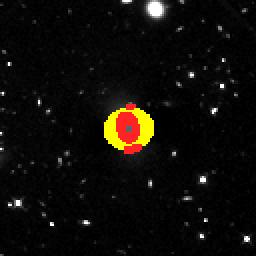
#> input picture examples/J1023p4230_00_real_detection.png, 128 x 128 px (shown 2 times larger)
$ python -i reconstruction.py   (imports and definitions only)
#> lines starting #> are read from the running program, lines starting #| are printed output that depends on the picture
from __future__ import annotations

import numpy as np
from scipy import ndimage
from scipy.interpolate import griddata
from scipy.optimize import least_squares
from scipy import sparse
from scipy.sparse import linalg as sparse_linalg
from scipy.spatial import cKDTree

from lensing_pipeline.detection import box_blur


# Evaluate a smooth Sersic-like galaxy profile at source-plane coordinates.
# [298 lines left out: functions sersic_source_intensity, render_sersic_source_grid, bilinear_deposit, clean_deposited_source, interpolate_source_grid, build_bilinear_lensing_matrix and 2 more, not called in this run]


# Crop and re-render a pixelized source around its active region for review.
def enhance_pixelized_source_display(
    source: np.ndarray,
    output_size: int | None = None,
    threshold_fraction: float = 0.12,
    padding_fraction: float = 0.35,
    gamma: float = 0.8,
) -> tuple[np.ndarray, dict[str, float | str]]:
    source = np.clip(np.asarray(source, dtype=float), 0.0, 1.0)
    if output_size is None:
        output_size = int(source.shape[0])
    if not np.any(source > 0):
        return np.zeros((output_size, output_size), dtype=float), {
            "source_display_enhanced": 0.0,
            "source_display_crop_size": "",
        }

    positive = source[source > 0]
    if len(positive):
        background = float(np.percentile(positive, 45.0))
        source = np.clip(source - background, 0.0, None)
    source = ndimage.median_filter(source, size=3)
    source = ndimage.gaussian_filter(source, sigma=0.55)
    if np.any(source > 0):
        scale = float(np.percentile(source[source > 0], 99.0))
        if scale > 0:
            source = np.clip(source / scale, 0.0, 1.0)

    peak = float(source.max())
    active = source > max(threshold_fraction * peak, 1e-8)
    labels, component_count = ndimage.label(active)
    if component_count > 0:
        component_scores: list[tuple[float, int]] = []
        for label in range(1, component_count + 1):
            component = labels == label
            if int(component.sum()) >= 5:
                component_scores.append((float(source[component].sum()), label))
        component_scores.sort(reverse=True)
        kept = np.zeros_like(active)
        for _, label in component_scores[:8]:
            kept |= labels == label
        if np.any(kept):
            active = ndimage.binary_dilation(kept, iterations=2)
            source = np.where(active, source, 0.0)
    if np.count_nonzero(active) < 8:
        active = source > 0
    yy, xx = np.nonzero(active)
    y0 = int(max(0, yy.min()))
    y1 = int(min(source.shape[0] - 1, yy.max()))
    x0 = int(max(0, xx.min()))
    x1 = int(min(source.shape[1] - 1, xx.max()))
    span = max(y1 - y0 + 1, x1 - x0 + 1, 8)
    padding = int(np.ceil(span * padding_fraction))
    cy = int(round((y0 + y1) / 2))
    cx = int(round((x0 + x1) / 2))
    half = int(np.ceil(span / 2 + padding))
    y0 = max(0, cy - half)
    y1 = min(source.shape[0], cy + half + 1)
    x0 = max(0, cx - half)
    x1 = min(source.shape[1], cx + half + 1)
    crop = source[y0:y1, x0:x1]
    if crop.size == 0:
        crop = source

    zoom_y = output_size / crop.shape[0]
    zoom_x = output_size / crop.shape[1]
    rendered = ndimage.zoom(crop, (zoom_y, zoom_x), order=3)
    rendered = rendered[:output_size, :output_size]
    if rendered.shape != (output_size, output_size):
        padded = np.zeros((output_size, output_size), dtype=float)
        padded[: rendered.shape[0], : rendered.shape[1]] = rendered
        rendered = padded
    rendered = ndimage.gaussian_filter(rendered, sigma=0.35)
    if np.any(rendered > 0):
        scale = float(np.percentile(rendered[rendered > 0], 99.3))
        if scale > 0:
            rendered = rendered / scale
    if gamma > 0:
        rendered = np.power(np.clip(rendered, 0.0, 1.0), gamma)
    return np.clip(rendered, 0.0, 1.0), {
        "source_display_enhanced": 1.0,
        "source_display_crop_size": float(max(crop.shape)),
    }


# Regularise a sparse ray-traced source map into a smoother visual estimate.
# [903 lines left out: functions regularize_sparse_source, fit_smooth_galaxy_source, simple_source_reconstruction, estimate_lens_centre, reconstruct_source_with_estimated_sis, reconstruct_source_with_catalog_sie and 7 more, not called in this run]

>>> import cv2
>>> picture = cv2.imread('../../examples/J1023p4230_00_real_detection.png', cv2.IMREAD_GRAYSCALE)
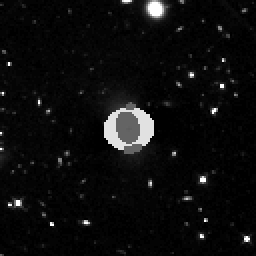
#> picture: shape (128, 128) (shown 2 times larger); min 0, max 255, mean 12.8
>>> result = enhance_pixelized_source_display(picture)
#> in enhance_pixelized_source_display, `source = np.clip(np.asarray(source, dtype=float), 0.0, 1.0)`:
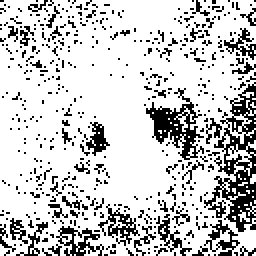
#> source: shape (128, 128) float64 (shown 2 times larger); values 0 (black) and 1 (white), 78.7% white; black in thin lines or dots
#> in enhance_pixelized_source_display, `positive = source[source > 0]`: positive = 12887 values from 1 to 1
#> in enhance_pixelized_source_display, `background = float(np.percentile(positive, 45.0))`: background = 1
#> in enhance_pixelized_source_display, `source = np.clip(source - background, 0.0, None)`: source: shape (128, 128) float64; every value is 0
#> in enhance_pixelized_source_display, `peak = float(source.max())`: peak = 0
#> in enhance_pixelized_source_display, `active = source > max(threshold_fraction * peak, 1e-8)`: active: shape (128, 128) bool; every value is 0
#> in enhance_pixelized_source_display, `labels, component_count = ndimage.label(active)`: labels: shape (128, 128) int32; every value is 0
#> in enhance_pixelized_source_display, `yy, xx = np.nonzero(active)`: yy = empty array
#> (the run stopped early here; a loop or call above may not have finished)
